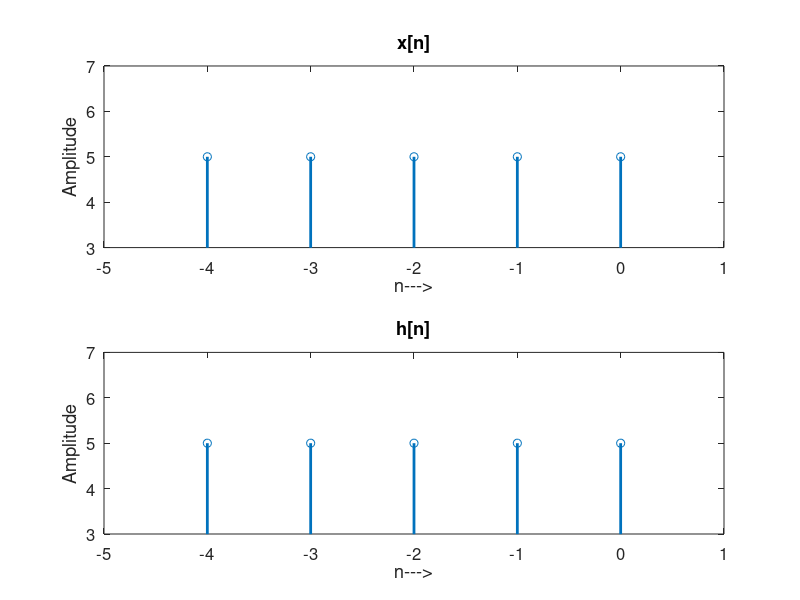
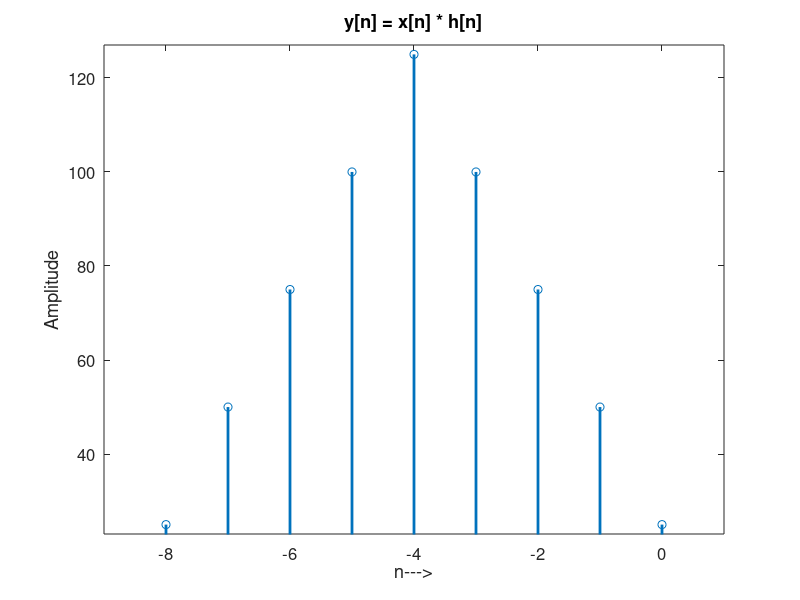

Write the MATLAB code that produced these figures, in order.
clc;
clear;

y1 = input("Enter no. of terms you want in sequence x[n] : ");
y2 = input("Enter no. of terms you want in sequence h[n] : ");

x = [];
h = [];

n1 = 0:y1-1;
n2 = 0:y2-1;

disp(newline);
disp("Enter values in sequence x[n] :");
for i=1 : y1
    x(i) = input("> ");
end

pos1 = input("Enter 0th index position for x[n] : ");
n1 = n1-pos1+1;

disp(newline);
disp("Enter values in sequence h[n] :");
for i=1 : y2
    h(i) = input("> ");
end

pos2 = input("Enter 0th index position for h[n] : ");
n2 = n2-pos2+1;

matrix = zeros(length(h), length(x)); 

mn = min(n1) + min(n2);
mx = max(n1) + max(n2); 
range = mn:mx;

for i=1 : length(x)
    for j=1 : length(h)
        matrix(i,j) = x(i)*h(j);
        j = j+1;
    end
    i = i+1;
end


sum_arr = [];

m=1;
for i=1: length(matrix)
    k=i;
    sum_arr(m) = 0;
    for j=1:i
        sum_arr(m) = sum_arr(m) +  matrix(k,j);
        k = k-1;
        j = j+1;
    end
    i = i+1;
    m = m+1;
end

i = length(matrix);
for j=2: length(matrix)
    new_i = i;
    sum_arr(m) = 0;
    for new_j = j : i
        sum_arr(m) = sum_arr(m) +  matrix(new_i,new_j);
        new_j = j+1;
        new_i = new_i-1;
    end
    j = j+1;
    m = m+1;
end

% Original Sequence
figure(1)
subplot(2,1,1)
stem(n1,x,'LineWidth',2)
set(gca, 'FontSize', 12);
xlabel("n--->")
ylabel("Amplitude")
title("x[n]")
xlim([min(n1)-1,max(n1)+1])
ylim([min(x)-2,max(x)+2])

subplot(2,1,2)
stem(n2,h,'LineWidth',2)
set(gca, 'FontSize', 12);
xlabel("n--->")
ylabel("Amplitude")
title("h[n]")
xlim([min(n2)-1,max(n2)+1])
ylim([min(h)-2,max(h)+2])

% Convolved Sequence
figure(2);
stem(range,sum_arr,'LineWidth',2)
set(gca, 'FontSize', 12);
xlabel("n--->")
ylabel("Amplitude")
title("y[n] = x[n] * h[n]")
xlim([min(range)-1,max(range)+1])
ylim([min(sum_arr)-2,max(sum_arr)+2])
